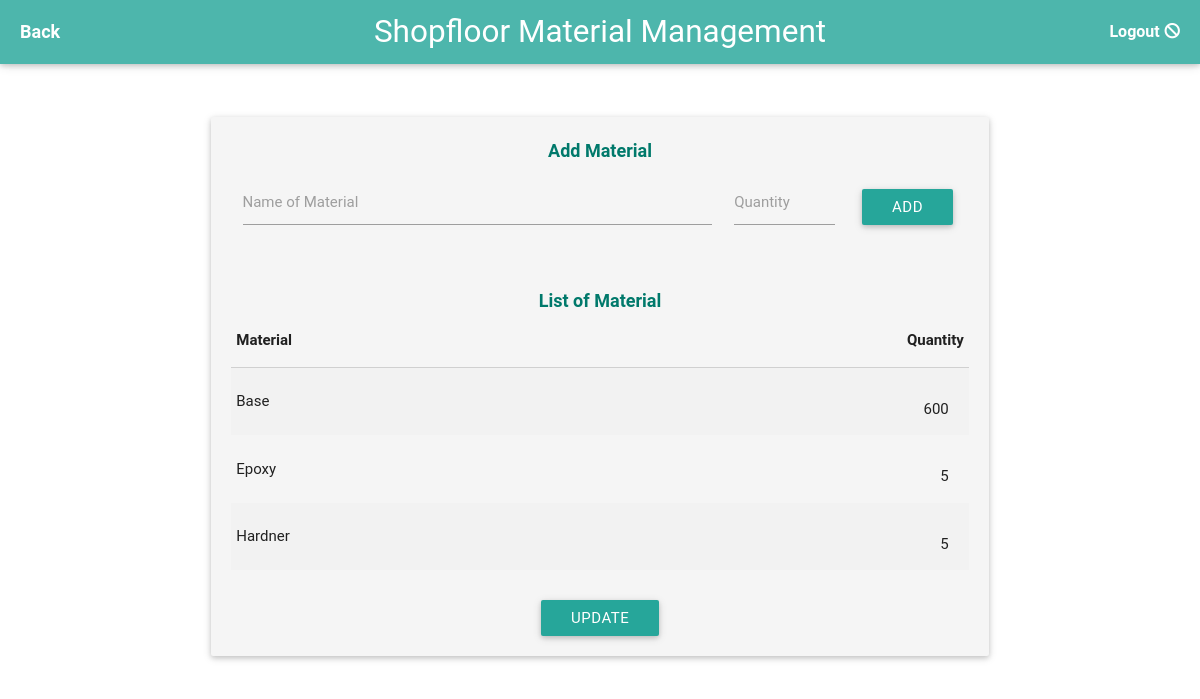
Before: /mtrlmgmt.php (signed in) with the older database file.
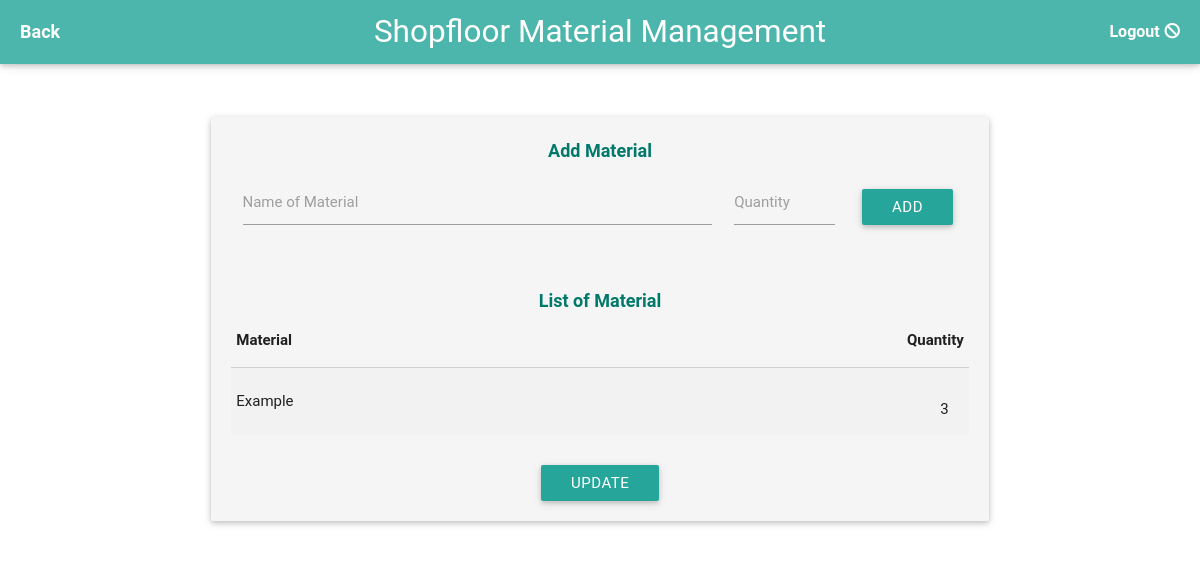
After: the same page with the newer database file.
### tables this page shows
CREATE TABLE `mtrl_mgmt` (
  `_id` int(10) unsigned NOT NULL AUTO_INCREMENT,
  `fuze_type` varchar(4) DEFAULT NULL,
  `fuze_diameter` varchar(3) DEFAULT NULL,
  `mtrl_name` text NOT NULL,
  `mtrl_qty` int(11) NOT NULL,
  PRIMARY KEY (`_id`)
);

### mtrlmgmt.php (the view, shortened to what the changed rows need)
<?php
	include("db_config.php");
	if($_SERVER["REQUEST_METHOD"] == "POST") {
		if($_POST['task'] == 'add') {
			$sql = "INSERT INTO `mtrl_mgmt` (`_id`, `mtrl_name`, `mtrl_qty`, `fuze_type`, `fuze_diameter`) VALUES (NULL, '".$_POST['name']."', '".$_POST['qty']."', NULL, NULL)";
			print_r($sql);
			$sqlResult = mysqli_query($db,$sql);
			if($sqlResult) {
				die("ok");
			}
			else {
				die("err");
			}
			mysqli_close($db);
		}
		elseif($_POST['task'] == 'update') {
			$size = sizeof($_POST['array']['data']);
			for($i=0;$i<$size;$i++) {
				$name = $_POST['array']['data'][$i]['name'];
				$qty = $_POST['array']['data'][$i]['qty'];
				print_r($name);
				$sql = "UPDATE `mtrl_mgmt` SET `mtrl_qty`='".$qty."' WHERE `mtrl_name`='".$name."'";
				$dateRes = mysqli_query($db, $sql);
			}
			die("ok");
		}
	}
	else {
		echo "
		<!DOCTYPE html>
			<html>
			<style type='text/css'>
					.mtrlmgmtBody {
						display: flex;
						min-height: 100vh;
						flex-direction: column;
					}
					.contents {
						flex: 1;
					}
			</style>
			<head>
				<link rel='shortcut icon' type='image/x-icon' href='/FuzeDatabase/favicon.ico'/>
				<link rel='stylesheet' type='text/css' href='materialize.min.css'>
				<script type='text/javascript' src='jquery.min.js'></script>
				<script type='text/javascript' src='materialize.min.js'></script>
				<script type='text/javascript' src='jquery.cookie.js'></script>
				<script src='canvasjs-2.0.1/canvasjs.min.js'></script>
				<meta name='viewport' content='width=device-width, initial-scale=1.0'/>
				<meta http-equiv='Cache-Control' content='no-cache, no-store, must-revalidate' />
				<meta http-equiv='Pragma' content='no-cache' />
				<meta http-equiv='Expires' content='0' />
				<title>Fuze - Material Mgmt</title>
			</head>
		";
	}
$html = "
<body class='mtrlmgmtBody'>
	<main class='contents'>
		<div class='navbar-fixed'>
			<nav>
				<div class='nav-wrapper teal lighten-2' id='mtrlmgmtNav'>
					<a href='#!' class='brand-logo center' id='mtrlmgmtNavTitle'>Shopfloor Material Management</a>
					<a onclick='self.close();'>
						<span class='white-text text-darken-5' style='font-size: 18px; padding-left: 20px; font-weight: bold'>Back</span>
					</a>
					<a class='dropdown-button right' href='#' data-activates='dropdownMenu' onclick='logout();'>
						<span class='white-text text-darken-5' style='font-size: 16px; padding-right: 20px; font-weight: bold'>Logout &#128711;</span>
					</a>
				</div>
			</nav>
		</div>
		<br><br>
		<div class='row'>
			<div class='col m2'></div>
			<div class='col s12 m8'>
				<div class='card-panel grey lighten-4' id='mtrlmgmtCard'>
					<center>
						<span class='teal-text text-darken-2' style='font-weight: bold; font-size: 18px;'>Add Material</span>
					</center>
					<div class='row'>
						<div class='input-field col s8'>
							<input id='newMtrlName' type='text'>
							<label for='newMtrlName'>Name of Material</label>
						</div>
						<div class='input-field col s2'>
							<input id='newMtrlQty' type='number'>
							<label for='newMtrlQty'>Quantity</label>
						</div>
						<div class='input-field col s2'>
							<center>
								<a class='waves-effect waves-light btn' id='newMtrlAddBtn' style='margin-top: 10px;' onclick='onAdd()'>ADD</a>
							</center>
						</div>
					</div>
					<br>
					<center>
						<span class='teal-text text-darken-2' style='font-weight: bold; font-size: 18px;'>List of Material</span>
					</center>
					<div class='row'>
						<table class='striped' id='mtrlTable'>
							<thead>
								<tr>
									<th>Material</th>
									<th width='100' style='text-align:right;'>Quantity</th>
								</tr>
							</thead>
							<tbody id='mtrlmgmtTbody'>";
			$showSql = "SELECT `mtrl_name`,`mtrl_qty` FROM `mtrl_mgmt`";
			$res = mysqli_query($db, $showSql);
			$qtyCol = 1;
			while ($row = mysqli_fetch_assoc($res)) {
				$html.= "
					<tr>
						<td>".$row['mtrl_name']."</td>
						<td>
							<div class='input-field'>
								<input id='qtyCol".$qtyCol."'type='number' value='".$row['mtrl_qty']."' style='all: unset; text-align:right;'
							</div>
						</td>
					</tr>
				";
				$qtyCol++;
			}
			$html.="</tbody>
						</table>
					</div>
					<center>
						<a class='waves-effect waves-light btn' id='mtrlUpdateBtn' style='margin-top: 10px;' onclick='onUpdateClick()'>UPDATE</a>
					</center>
				</div>
			</div>
		</div>
	</main>
</body>
<script type='text/javascript'>
	function logout(){
		document.cookie = 'fuzeLogin=; expires=Thu, 01 Jan 1970 00:00:00 GMT; path=/';
		location.href = 'index.php';
	}
	function onUpdateClick() {
		var jsonMaterial = {data:[]};
		var rc = 0;
		var colName = '';
		$('#mtrlTable tr').each(function() {
			if(rc == 0) {
				// do nothing
			}
			else {
				mtrlName = $(this).html();
				mtrlName = mtrlName.split('</td>')[0];
				mtrlName = mtrlName.split('>')[1];
				colName = 'qtyCol' + rc.toString();
				mtrlQty = document.getElementById(colName).value;
				jsonMaterial.data.push({
					'name': mtrlName,
					'qty': mtrlQty
				});
			}
			rc += 1;
		});
		console.log(jsonMaterial);
		$.ajax({
				type: 'POST',
				data: {
					array: jsonMaterial,
					task: 'update'
				},
				success: function(msg) {
					if(msg.includes('ok')) {
						Materialize.toast('Record updated',2000,'rounded');
						setTimeout(function(){location.reload(true)},2000);
					}
					else {
						console.log(msg);
					}
				},
				error: function(XMLHttpRequest, textStatus, errorThrown) {
					alert(errorThrown + ' Is web-server offline?');
				}
			});
	}
	function onAdd() {
		if($('#newMtrlName').val() == '' || $('#newMtrlQty').val() == '') {
			Materialize.toast('Please enter name & quantity.',3000,'rounded');
		}
		else {
			$.ajax({
				type: 'POST',
				data: {
					name: $('#newMtrlName').val(),
					qty: $('#newMtrlQty').val(),
					task: 'add'
				},
				success: function(msg) {
					if(msg.includes('ok')) {
						Materialize.toast('Record created',2000,'rounded');
						setTimeout(function(){
							location.reload(true)
						},2000);
					}
					else {
						console.log(msg);
					}
				},
				error: function(XMLHttpRequest, textStatus, errorThrown) {
					alert(errorThrown + ' Is web-server offline?');
				}
			});
		}
	}
</script>
</html>";
echo $html;
?>

Changed rows visible on the page:
removed mtrl_mgmt: mtrl_name "Epoxy", mtrl_qty "5"
removed mtrl_mgmt: mtrl_name "Hardner", mtrl_qty "5"
changed mtrl_mgmt: mtrl_name "Base" → "Example"; mtrl_qty "600" → "3"
